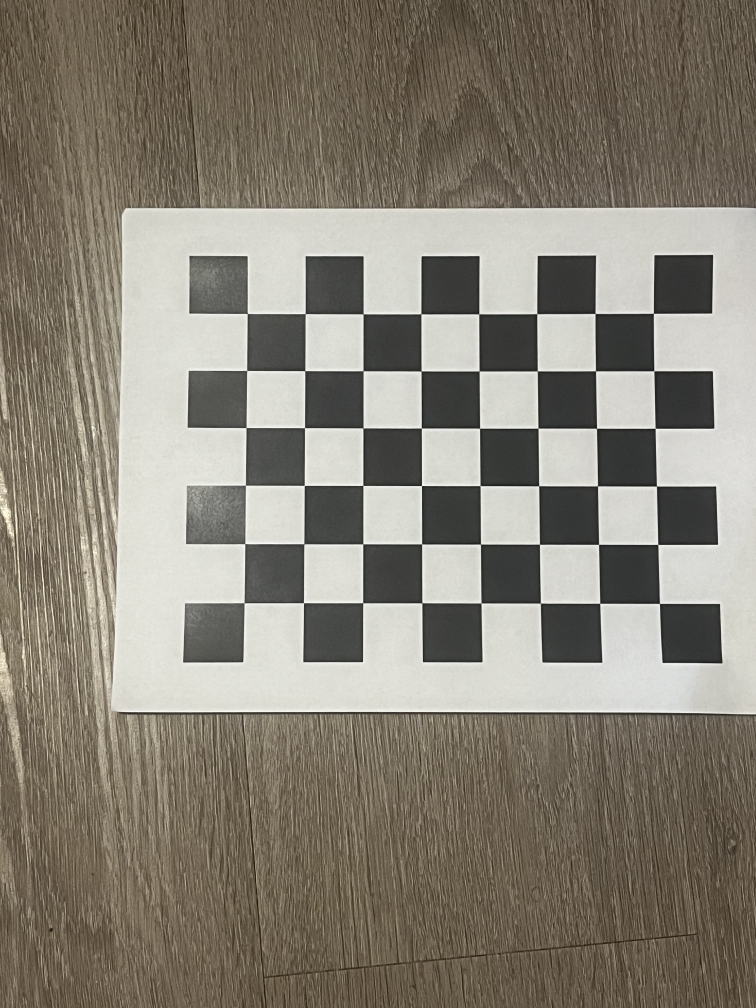
#> input picture project2/images/stitching/left.jpg, 3024 x 4032 px (shown at 1/4 size)
$ python phase2_3_non_calibrated_img_stitching.py
#> lines starting #> are read from the running program, lines starting #| are printed output that depends on the picture
### project2/camera_utils.py
import cv2
import numpy as np
from pathlib import Path
from typing import List, Tuple
import matplotlib.pyplot as plt
import os

# [437 lines left out: functions calibrate_camera_from_chessboard, undistort_image, draw_cube_on_chessboard, draw_chess_piece_on_chessboard, not called in this run]


def stitch_two_images(img1, img2, ratio_thresh=0.75, reproj_thresh=4.0):
    """
    Stitch two overlapping images into a single panorama.

    Parameters
    ----------
    img1 : np.ndarray
        First image (e.g., left image), BGR or RGB as read by cv2.
    img2 : np.ndarray
        Second image (e.g., right image), BGR or RGB as read by cv2.
    ratio_thresh : float, optional
        Lowe's ratio threshold for filtering matches (default 0.75).
    reproj_thresh : float, optional
        RANSAC reprojection threshold for homography estimation.

    Returns
    -------
    panorama : np.ndarray
        The stitched panorama image (same color format as input).
    """

    # --- 1. Convert to grayscale for feature detection ---
    gray1 = cv2.cvtColor(img1, cv2.COLOR_BGR2GRAY) if img1.ndim == 3 else img1
    gray2 = cv2.cvtColor(img2, cv2.COLOR_BGR2GRAY) if img2.ndim == 3 else img2

    # --- 2. Detect keypoints + descriptors with ORB ---
    orb = cv2.ORB_create(5000)
    kp1, des1 = orb.detectAndCompute(gray1, None)
    kp2, des2 = orb.detectAndCompute(gray2, None)

    if des1 is None or des2 is None:
        raise ValueError("Could not find enough features in one of the images.")

    # --- 3. Match descriptors using Brute-Force + Hamming distance ---
    bf = cv2.BFMatcher(cv2.NORM_HAMMING, crossCheck=False)
    matches = bf.knnMatch(des1, des2, k=2)

    # --- 4. Apply Lowe's ratio test to keep only good matches ---
    good_matches = []
    for m, n in matches:
        if m.distance < ratio_thresh * n.distance:
            good_matches.append(m)

    if len(good_matches) < 4:
        raise ValueError(
            f"Not enough good matches ({len(good_matches)}) to compute homography."
        )

    # --- 5. Extract matched keypoints and compute Homography with RANSAC ---
    src_pts = np.float32([kp1[m.queryIdx].pt for m in good_matches]).reshape(-1, 1, 2)
    dst_pts = np.float32([kp2[m.trainIdx].pt for m in good_matches]).reshape(-1, 1, 2)

    H, mask = cv2.findHomography(src_pts, dst_pts, cv2.RANSAC, reproj_thresh)
    if H is None:
        raise ValueError("Homography computation failed.")

    # --- 6. Compute size of the output canvas (handle negative coords) ---
    h1, w1 = img1.shape[:2]
    h2, w2 = img2.shape[:2]

    # Corners of img1 in its own coordinate system
    corners_img1 = np.float32(
        [[0, 0], [w1, 0], [w1, h1], [0, h1]]
    ).reshape(-1, 1, 2)
    # Warp them into img2's coordinate system
    warped_corners_img1 = cv2.perspectiveTransform(corners_img1, H)

    # Corners of img2 (already in its own coordinate system)
    corners_img2 = np.float32(
        [[0, 0], [w2, 0], [w2, h2], [0, h2]]
    ).reshape(-1, 1, 2)

    # Combine all corners to find overall bounds
    all_corners = np.concatenate((warped_corners_img1, corners_img2), axis=0)

    [xmin, ymin] = np.int32(all_corners.min(axis=0).ravel() - 0.5)
    [xmax, ymax] = np.int32(all_corners.max(axis=0).ravel() + 0.5)

    # Translation to shift everything so minimum coords are at (0, 0)
    translation = [-xmin, -ymin]
    T = np.array(
        [[1, 0, translation[0]],
         [0, 1, translation[1]],
         [0, 0, 1]],
        dtype=np.float64,
    )

    # H_translated = T @ H     # Final homography with translation


    # --- 7. Warp img1 using the composed homography (T * H) ---
    pano_width = xmax - xmin
    pano_height = ymax - ymin

    panorama = cv2.warpPerspective(img1, T @ H, (pano_width, pano_height))

    # --- 8. Paste img2 into the panorama at the translated location ---
    x_offset, y_offset = translation
    panorama[y_offset:y_offset + h2, x_offset:x_offset + w2] = img2

    return panorama, H


def show_and_save_stitch(img1, img2, stitched, output_path):
    """
    Plot the two input images and the final stitched image side-by-side
    and save the figure to the given output path.

    Parameters
    ----------
    img1 : np.ndarray
        First image (BGR as from cv2.imread).
    img2 : np.ndarray
        Second image (BGR as from cv2.imread).
    stitched : np.ndarray
        Stitched panorama image (BGR).
    output_path : str
        Path to save the resulting figure (e.g., 'results/stitched.png').
    """

    # Ensure output directory exists
    os.makedirs(os.path.dirname(output_path), exist_ok=True)

    # Convert BGR (OpenCV default) to RGB for matplotlib
    def bgr_to_rgb(img):
        return cv2.cvtColor(img, cv2.COLOR_BGR2RGB) if img.ndim == 3 else img

    img1_rgb = bgr_to_rgb(img1)
    img2_rgb = bgr_to_rgb(img2)
    stitched_rgb = bgr_to_rgb(stitched)

    # Create figure with 3 subplots
    plt.figure(figsize=(15, 5))

    plt.subplot(1, 3, 1)
    plt.imshow(img1_rgb)
    plt.title("Image 1")
    plt.axis("off")

    plt.subplot(1, 3, 2)
    plt.imshow(img2_rgb)
    plt.title("Image 2")
    plt.axis("off")

    plt.subplot(1, 3, 3)
    plt.imshow(stitched_rgb)
    plt.title("Stitched Panorama")
    plt.axis("off")

    plt.tight_layout()
    plt.savefig(output_path, bbox_inches="tight", dpi=200)
    plt.close()

### project2/phase2_3_non_calibrated_img_stitching.py
import cv2
from camera_utils import stitch_two_images, show_and_save_stitch
img_left = cv2.imread("images/stitching/left.jpg")
#> img_left is the input picture: shape (4032, 3024, 3); mean B, G, R 116.6, 128.5, 134.4
img_right = cv2.imread("images/stitching/right.jpg")
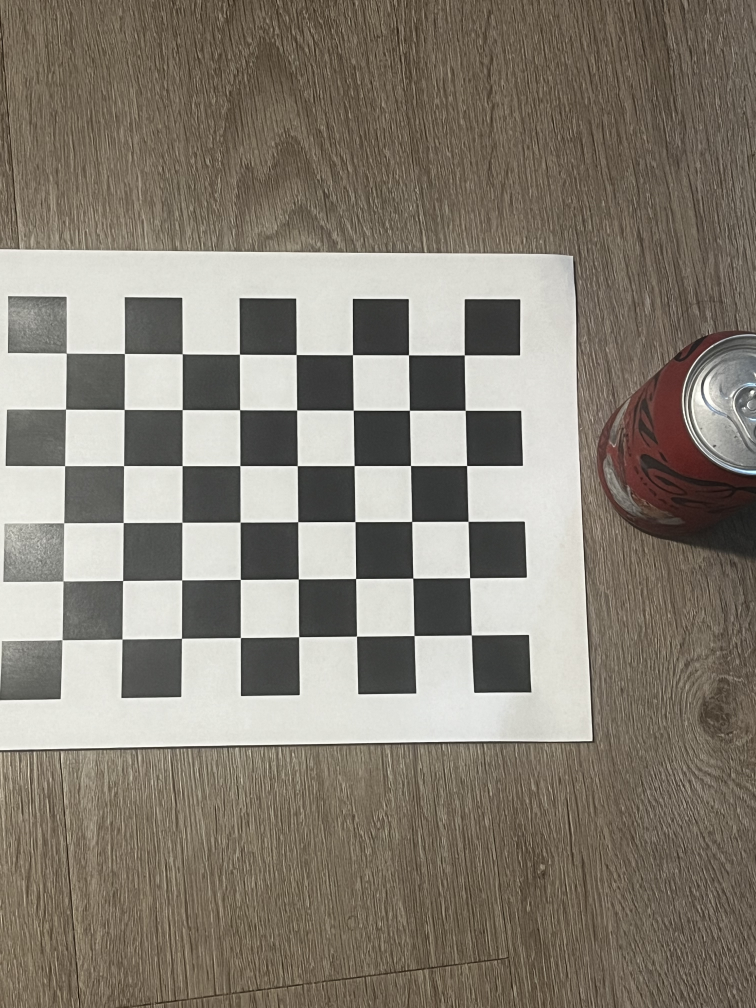
#> input picture project2/images/stitching/right.jpg, 3024 x 4032 px (shown at 1/4 size)
#> img_right is the input picture: shape (4032, 3024, 3); mean B, G, R 115.6, 126.8, 133.7
stitched_img, homography_matrix = stitch_two_images(img_left, img_right)
#> in stitch_two_images, `gray1 = cv2.cvtColor(img1, cv2.COLOR_BGR2GRAY) if img1.ndim == 3 else ..`:
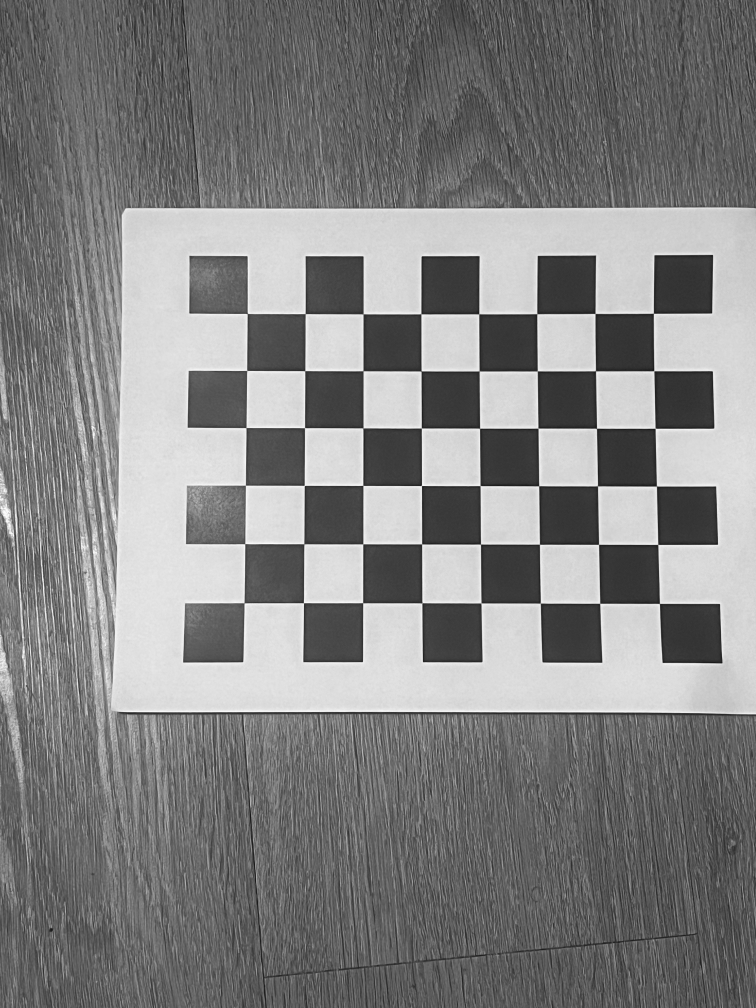
#> gray1: shape (4032, 3024) (shown at 1/4 size); min 3, max 255, mean 128.9
#> in stitch_two_images, `gray2 = cv2.cvtColor(img2, cv2.COLOR_BGR2GRAY) if img2.ndim == 3 else ..`:
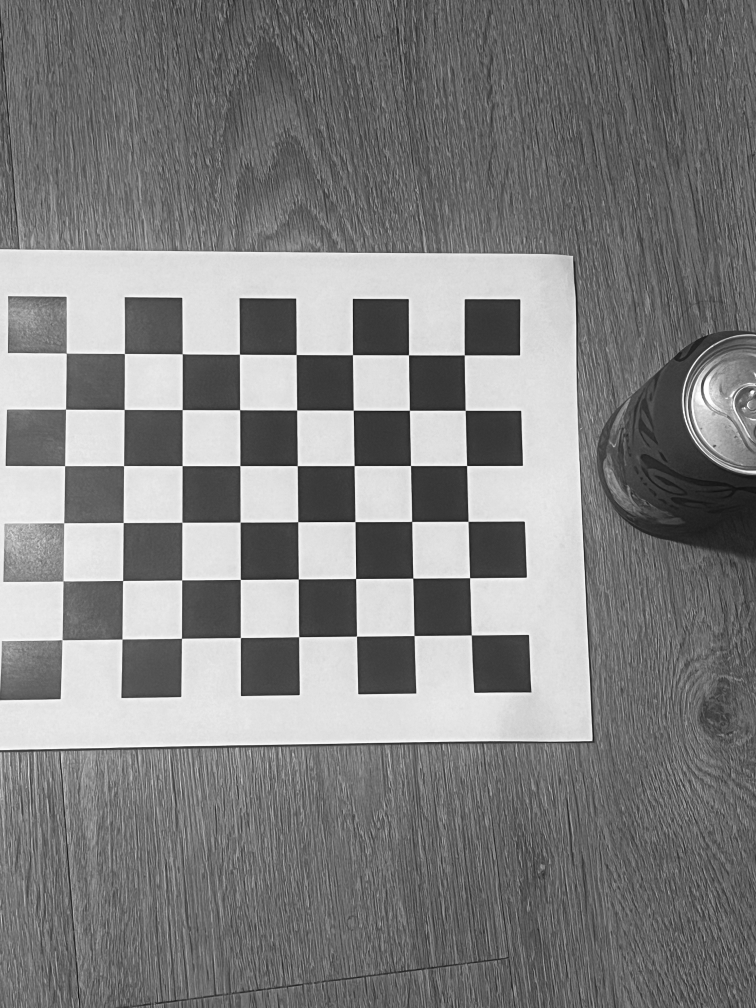
#> gray2: shape (4032, 3024) (shown at 1/4 size); min 3, max 255, mean 127.6
#> in stitch_two_images, `kp1, des1 = orb.detectAndCompute(gray1, None)`: kp1 = 5000 keypoints; strongest (x, y, size): (1691, 1941, 44.6), (1690, 1945, 37.2), (1690, 1941, 53.6), (1689, 1945, 44.6)
#> in stitch_two_images, `kp2, des2 = orb.detectAndCompute(gray2, None)`: kp2 = 5000 keypoints; strongest (x, y, size): (1197, 2320, 44.6), (1192, 2320, 44.6), (1197, 2314, 44.6), (1196, 2320, 37.2)
#> in stitch_two_images, `matches = bf.knnMatch(des1, des2, k=2)`: matches = 5000 matches
#> after the loop in stitch_two_images, `for m, n in matches:`: good_matches = 492 matches
#> in stitch_two_images, `src_pts = np.float32([kp1[m.queryIdx].pt for m in good_matches]).resha..`: src_pts = 492 rows, first 8: [79, 2109], [2746, 3745], [2517, 3095], [1218, 1711], [147, 2070], [1931, 3826], [1502, 124], [378, 1743]
#> in stitch_two_images, `dst_pts = np.float32([kp2[m.trainIdx].pt for m in good_matches]).resha..`: dst_pts = 492 rows, first 8: [2203.2, 3155], [1992, 3842.4], [1770, 3211], [1190.4, 2086.8], [2727.6, 3222], [1197, 3944], [776, 316], [2964, 1604]
#> in stitch_two_images, `H, mask = cv2.findHomography(src_pts, dst_pts, cv2.RANSAC, reproj_thre..`: H = [[1.02, -0.0062, -726.6], [0.0262, 0.987, 161.6], [1.52e-05, -4.92e-06, 1]]; mask = 492 values, max 1 at index 1, min 0 at index 0, mean 0.496
#> in stitch_two_images, `warped_corners_img1 = cv2.perspectiveTransform(corners_img1, H)`: warped_corners_img1 = [[-726.6, 161.6], [2241, 230.3], [2259.9, 4111.6], [-766.8, 4223.6]]
#> in stitch_two_images, `all_corners = np.concatenate((warped_corners_img1, corners_img2), axis..`: all_corners = [[-726.6, 161.6], [2241, 230.3], [2259.9, 4111.6], [-766.8, 4223.6], [0, 0], [3024, 0], [3024, 4032], [0, 4032]]
#> in stitch_two_images, `[xmin, ymin] = np.int32(all_corners.min(axis=0).ravel() - 0.5)`: xmin = -767; ymin = 0
#> in stitch_two_images, `[xmax, ymax] = np.int32(all_corners.max(axis=0).ravel() + 0.5)`: xmax = 3024; ymax = 4224
#> in stitch_two_images, `translation = [-xmin, -ymin]`: translation = [767, 0]
#> in stitch_two_images, `T = np.array( [[1, 0, translation[0]], [0, 1, translation[1]], [0, 0, ..`: T = [[1, 0, 767], [0, 1, 0], [0, 0, 1]]
#> in stitch_two_images, `pano_width = xmax - xmin`: pano_width = 3791
#> in stitch_two_images, `pano_height = ymax - ymin`: pano_height = 4224
#> in stitch_two_images, `panorama = cv2.warpPerspective(img1, T @ H, (pano_width, pano_height))`:
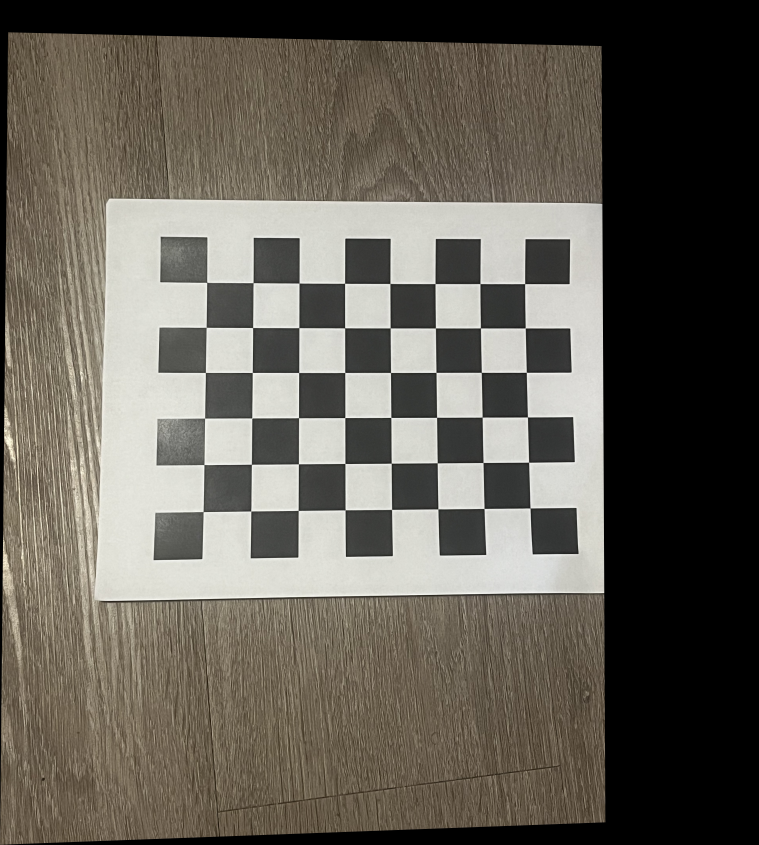
#> panorama: shape (4224, 3791, 3) (shown at 1/5 size); mean B, G, R 86.6, 95.5, 100
#> in stitch_two_images, `x_offset, y_offset = translation`: x_offset = 767; y_offset = 0
#> in stitch_two_images, `panorama[y_offset:y_offset + h2, x_offset:x_offset + w2] = img2`:
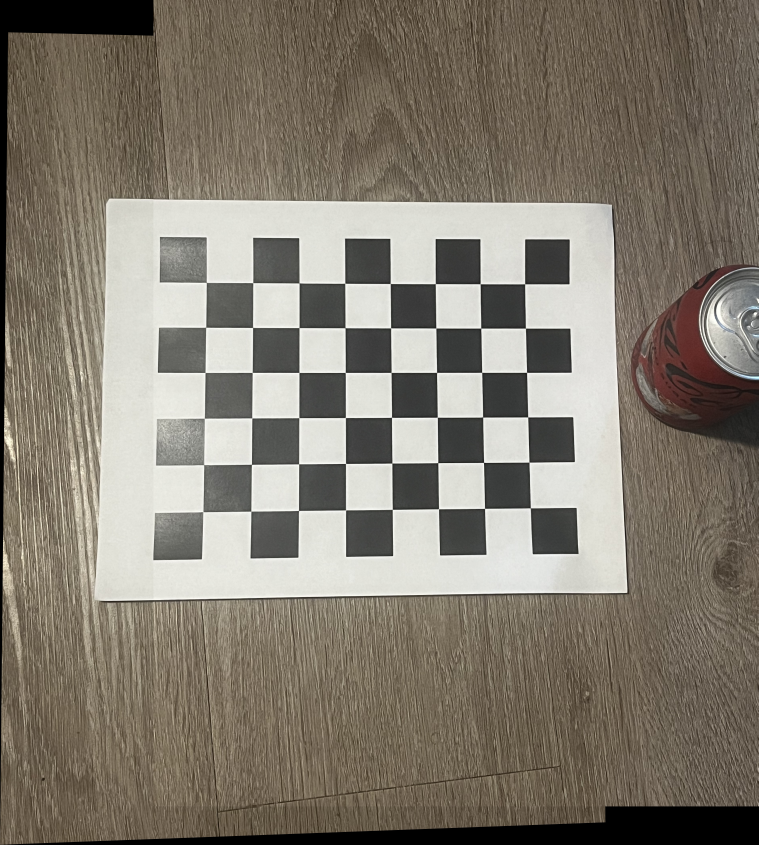
#> panorama: shape (4224, 3791, 3) (shown at 1/5 size); mean B, G, R 111.1, 123, 130.1
#> homography_matrix has the same summary as H in stitch_two_images

'''
Homography matrix gives how to warp image 1 so it aligns to image 2.
[[ 1.01806988e+00 -5.62649798e-03 -7.30793160e+02]
 [ 2.79057491e-02  9.88905932e-01  1.57362233e+02]
 [ 1.57738415e-05 -4.69213040e-06  1.00000000e+00]]

 Since image1 should be warped to left of image2, the cordinates in homography is negative (opencv cant create images with -ve coordinates).
 We translate the homography matrix to make it work on opencv.
'''
print(homography_matrix)
#| [[ 1.01540333e+00 -6.19689454e-03 -7.26608655e+02]
#|  [ 2.62087027e-02  9.86664408e-01  1.61618077e+02]
#|  [ 1.51999598e-05 -4.91550441e-06  1.00000000e+00]]
show_and_save_stitch(img_left, img_right, stitched_img, "outputs/stitching/stitched_figure.png")
